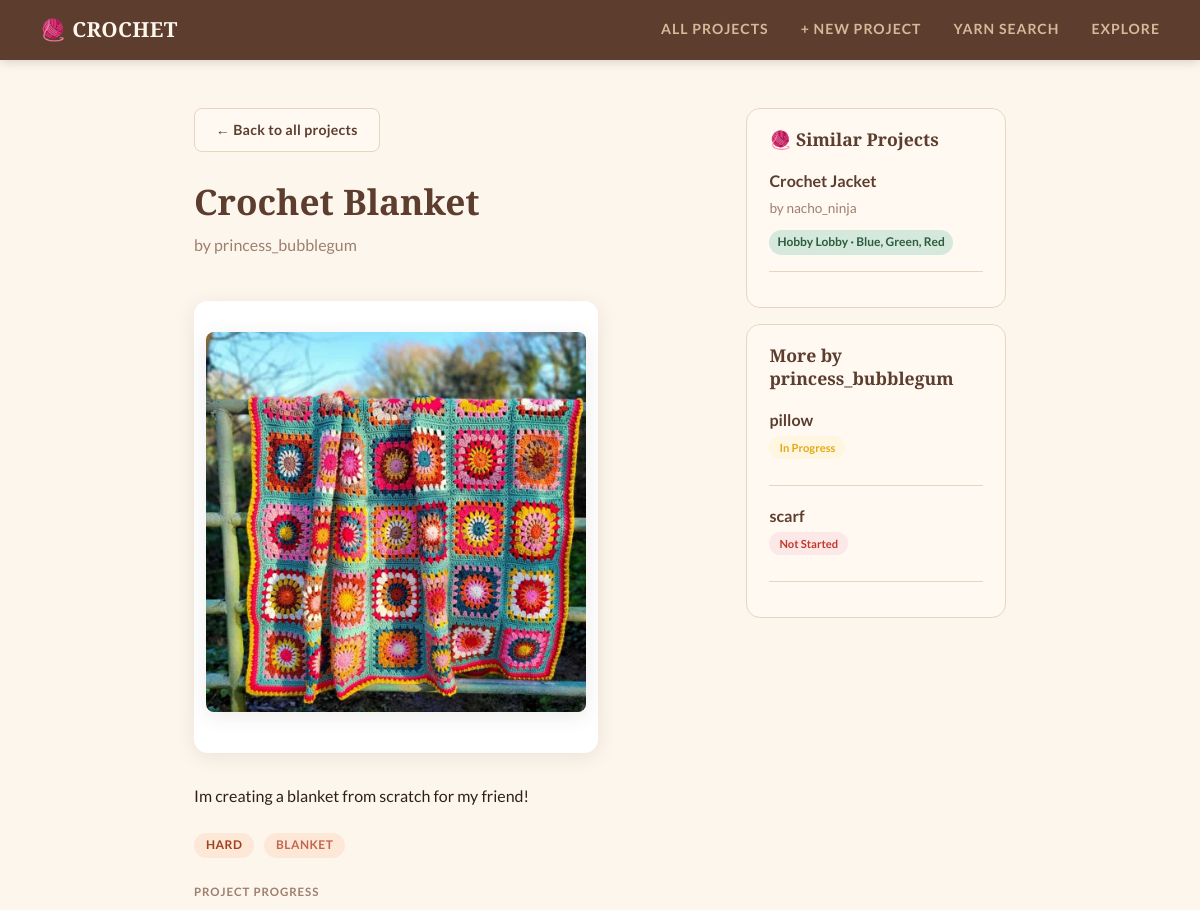
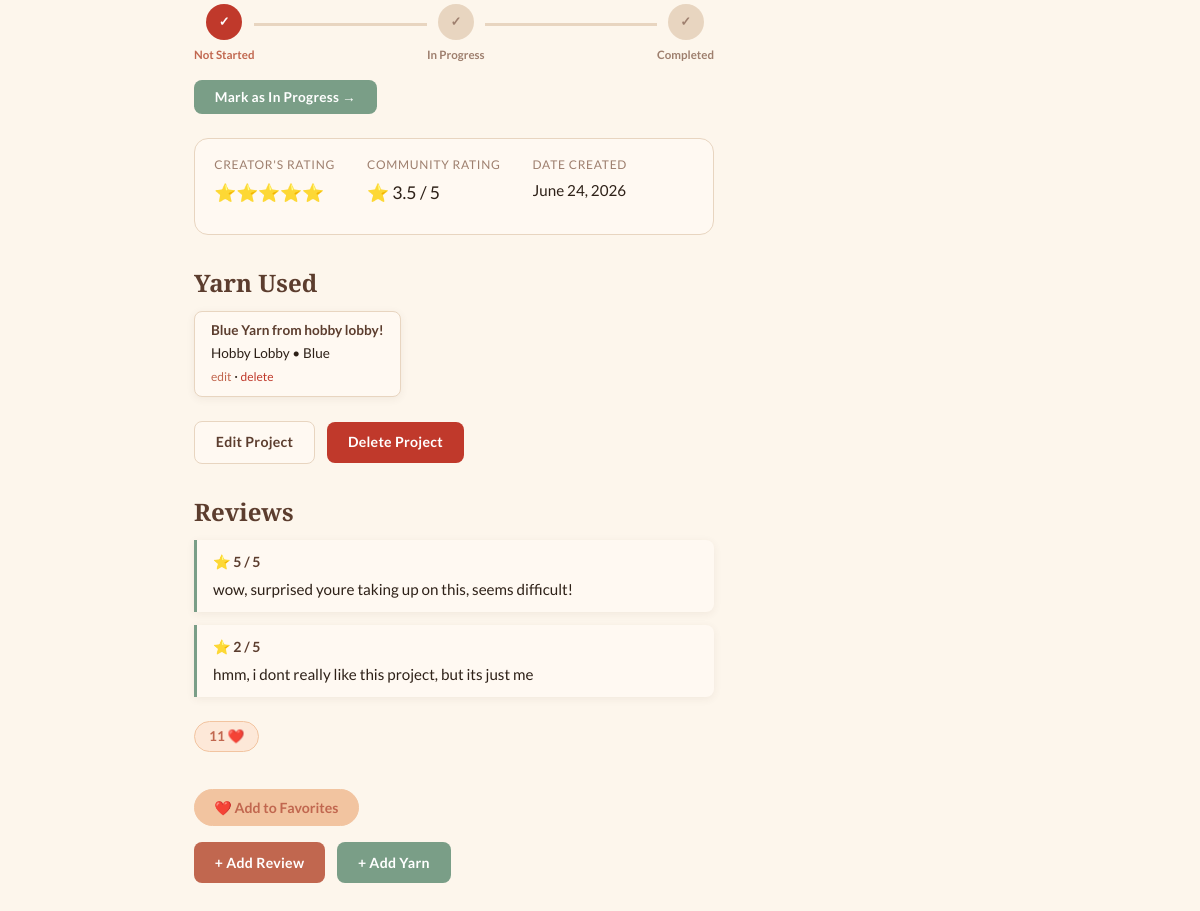
The app's page /crochet/project/1/ with its own data (2 pictures, top to bottom).
### crochet/models.py (models this page shows, shortened)
class Project(models.Model):
    title = models.TextField(blank=False)
    creator = models.TextField(blank=False)
    description = models.TextField(blank=False)
    DIFFICULTY_CHOICES = [
        ('easy', 'Easy'),
        ('medium', 'Medium'),
        ('hard', 'Hard'),
    ]
    difficulty_level = models.CharField(max_length=10,choices=DIFFICULTY_CHOICES,default='easy')
    image_file = models.ImageField(blank=True) # so the user can upload an image of their progress
    STATUS_CHOICES = [
    ('not_started', 'Not Started'),
    ('in_progress', 'In Progress'),
    ('completed', 'Completed'),
]
    project_status = models.CharField(max_length=20,choices=STATUS_CHOICES,default='not_started')
    category = models.TextField(blank=True, default='')
    date_created = models.DateTimeField(auto_now=True)
    RATING_CHOICES = [
    (1, '1 Star'),
    (2, '2 Stars'),
    (3, '3 Stars'),
    (4, '4 Stars'),
    (5, '5 Stars'),
    ]
    rating = models.IntegerField(choices=RATING_CHOICES,default=5)
    def star_display(self):
        filled = "⭐" * self.rating
        empty = "☆" * (5 - self.rating)
        return filled + empty
    def get_next_status(self):
        order = ['not_started', 'in_progress', 'completed']
        current_index = order.index(self.project_status)
        if current_index < len(order) - 1:
            return order[current_index + 1]
        return None

class Yarn(models.Model):
    project = models.ForeignKey(Project, on_delete=models.CASCADE)
    name = models.TextField(blank=False)
    brand = models.TextField(blank=False)
    color = models.TextField(blank=False)

class Review(models.Model):
    project = models.ForeignKey(Project, on_delete=models.CASCADE)
    rating = models.IntegerField(choices=Project.RATING_CHOICES, default=5)
    review = models.TextField(blank=False)
    timestamp = models.DateTimeField(auto_now=True)
    '''Return a string representation of this Project object.'''

### crochet/views.py (the view)
# urls.py: path('project/<int:pk>/', views.ProjectDetailView.as_view(), name='project-detail'),
class ProjectDetailView(DetailView):
    model = Project
    template_name = 'crochet/project_detail.html'
    context_object_name = 'project'
    def get_context_data(self, **kwargs):
        context = super().get_context_data(**kwargs)
        context['reviews'] = Review.objects.filter(project=self.object)
        context['favorites'] = Favorite.objects.filter(project=self.object).count()
        context['avg_rating'] = Review.objects.filter(project=self.object).aggregate(Avg('rating'))['rating__avg']
        yarns = Yarn.objects.filter(project=self.object)
        context['yarns'] = yarns
        yarn_brands = list(yarns.values_list('brand', flat=True))
        yarn_names = list(yarns.values_list('name', flat=True))
        similar_raw = Project.objects.filter(
            Q(yarn__brand__in=yarn_brands) | Q(yarn__name__in=yarn_names)
        ).exclude(pk=self.object.pk).distinct()[:3]
        similar_projects = []
        for p in similar_raw:
            matching = Yarn.objects.filter(project=p).filter(
                Q(brand__in=yarn_brands) | Q(name__in=yarn_names)
            )
            similar_projects.append({
                'project': p,
                'matching_yarn': matching,
            })
        context['similar_projects'] = similar_projects
        context['other_by_creator'] = Project.objects.filter(
            creator=self.object.creator
        ).exclude(pk=self.object.pk)[:3]
        return context

### crochet/templates/crochet/project_detail.html (shortened to what this page needs)
{% extends 'crochet/base.html' %}
{% load static %}
{% block content %}
<div style="display: flex; gap: 2rem; align-items: flex-start;">
    <div style="flex: 1;">
        <a href="{% url 'project-list' %}" class="btn btn-secondary">← Back to all projects</a>
        <br><br>
        <h1>{{ project.title }}</h1>
        <p style="color: var(--muted); font-size: 1rem; margin-bottom: 1.5rem;">by {{ project.creator }}</p>
        {% if project.image_file %}
        <div class="image-frame">
            <img src="{{ project.image_file.url }}" alt="{{ project.title }}" class="project-image">
        </div>
        {% endif %}
        <p style="font-size: 1rem; margin-bottom: 1.5rem;">{{ project.description }}</p>
        <div style="display: flex; flex-wrap: wrap; gap: 0.6rem; margin-bottom: 1.5rem;">
            <span class="badge badge-difficulty">{{ project.get_difficulty_level_display }}</span>
            {% if project.category %}
                <span class="badge" style="background: #fde8d8; color: var(--terracotta);">{{ project.category }}</span>
            {% endif %}
        </div>
        <div style="margin: 1.5rem 0;">
            <p style="font-size: 0.72rem; font-weight: 700; text-transform: uppercase; letter-spacing: 0.08em; color: var(--muted); margin-bottom: 0.8rem;">Project Progress</p>
            <div style="display: flex; align-items: center; gap: 0;">
                <div style="display: flex; flex-direction: column; align-items: center; gap: 0.3rem;">
                    <div style="
                        width: 36px; height: 36px;
                        border-radius: 50%;
                        display: flex; align-items: center; justify-content: center;
                        font-size: 0.8rem; font-weight: 700;
                        {% if project.project_status == 'not_started' %}
                            background: #c0392b; color: #fff;
                        {% elif project.project_status == 'in_progress' or project.project_status == 'completed' %}
                            background: var(--sage); color: #fff;
                        {% else %}
                            background: var(--border); color: var(--muted);
                        {% endif %}
                    ">✓</div>
                    <p style="font-size: 0.72rem; color:
                        {% if project.project_status == 'not_started' %}var(--terracotta)
                        {% else %}var(--sage){% endif %};
                        font-weight: 600; margin: 0; white-space: nowrap;">Not Started</p>
                </div>
                <div style="
                    flex: 1; height: 3px; margin-bottom: 1.2rem;
                    background: {% if project.project_status == 'in_progress' or project.project_status == 'completed' %}var(--sage){% else %}var(--border){% endif %};
                "></div>
                <div style="display: flex; flex-direction: column; align-items: center; gap: 0.3rem;">
                    <div style="
                        width: 36px; height: 36px;
                        border-radius: 50%;
                        display: flex; align-items: center; justify-content: center;
                        font-size: 0.8rem; font-weight: 700;
                        {% if project.project_status == 'in_progress' %}
                            background: #e6a817; color: #fff;
                        {% elif project.project_status == 'completed' %}
                            background: var(--sage); color: #fff;
                        {% else %}
                            background: var(--border); color: var(--muted);
                        {% endif %}
                    ">✓</div>
                    <p style="font-size: 0.72rem; color:
                        {% if project.project_status == 'in_progress' %}var(--brown)
                        {% elif project.project_status == 'completed' %}var(--sage)
                        {% else %}var(--muted){% endif %};
                        font-weight: 600; margin: 0; white-space: nowrap;">In Progress</p>
                </div>
                <div style="
                    flex: 1; height: 3px; margin-bottom: 1.2rem;
                    background: {% if project.project_status == 'completed' %}var(--sage){% else %}var(--border){% endif %};
                "></div>
                <div style="display: flex; flex-direction: column; align-items: center; gap: 0.3rem;">
                    <div style="
                        width: 36px; height: 36px;
                        border-radius: 50%;
                        display: flex; align-items: center; justify-content: center;
                        font-size: 0.8rem; font-weight: 700;
                        {% if project.project_status == 'completed' %}
                            background: var(--sage); color: #fff;
                        {% else %}
                            background: var(--border); color: var(--muted);
                        {% endif %}
                    ">✓</div>
                    <p style="font-size: 0.72rem; color:
                        {% if project.project_status == 'completed' %}var(--sage)
                        {% else %}var(--muted){% endif %};
                        font-weight: 600; margin: 0; white-space: nowrap;">Completed</p>
                </div>
            </div>
            {% if project.get_next_status %}
            <form method="POST" action="{% url 'advance-status' project.pk %}" style="margin-top: 1rem;">
                <button type="submit" class="btn btn-sage" style="font-size: 0.85rem;">
                    {% if project.project_status == 'not_started' %}
                        Mark as In Progress →
                    {% elif project.project_status == 'in_progress' %}
                        Mark as Completed →
                    {% endif %}
                </button>
            </form>
            {% else %}
                <p style="font-size: 0.82rem; color: var(--sage); margin-top: 0.8rem; font-weight: 600;">🎉 Project complete!</p>
            {% endif %}
        </div>
        <div style="
            background: var(--warm-white);
            border: 1px solid var(--border);
            border-radius: var(--radius);
            padding: 1rem 1.2rem;
            margin-bottom: 1.5rem;
            display: flex;
            gap: 2rem;
            flex-wrap: wrap;
        ">
            <div>
                <p style="font-size: 0.75rem; text-transform: uppercase; letter-spacing: 0.06em; color: var(--muted); margin-bottom: 0.2rem;">Creator's Rating</p>
                <p style="font-size: 1.1rem;">{{ project.star_display }}</p>
            </div>
            <div>
                <p style="font-size: 0.75rem; text-transform: uppercase; letter-spacing: 0.06em; color: var(--muted); margin-bottom: 0.2rem;">Community Rating</p>
                <p style="font-size: 1.1rem;">
                    {% if avg_rating %}
                        ⭐ {{ avg_rating|floatformat:1 }} / 5
                    {% else %}
                        <span style="color: var(--muted); font-style: italic; font-size: 0.9rem;">No reviews yet</span>
                    {% endif %}
                </p>
            </div>
            <div>
                <p style="font-size: 0.75rem; text-transform: uppercase; letter-spacing: 0.06em; color: var(--muted); margin-bottom: 0.2rem;">Date Created</p>
                <p style="font-size: 0.95rem;">{{ project.date_created|date:"N j, Y" }}</p>
            </div>
        </div>
        <h2>Yarn Used</h2>
        <div class="yarn-list">
            {% for yarn in project.yarn_set.all %}
                <div class="yarn-chip">
                    <strong>{{ yarn.name }}</strong><br>
                    {{ yarn.brand }} • {{ yarn.color }}<br>
                    <a href="{% url 'update-yarn' yarn.pk %}" style="font-size: 0.75rem; color: var(--terracotta);">edit</a>
                    ·
                    <a href="{% url 'delete-yarn' yarn.pk %}" style="font-size: 0.75rem; color: #c0392b;">delete</a>
                </div>
            {% empty %}
                <p class="empty">No yarn added yet.</p>
            {% endfor %}
        </div>
        <div class="action-row">
            <a href="{% url 'update-project' project.pk %}" class="btn btn-secondary">Edit Project</a>
            <a href="{% url 'delete-project' project.pk %}" class="btn btn-danger">Delete Project</a>
        </div>
        <h2>Reviews</h2>
        <div class="comment-list">
            {% for review in reviews %}
                <div class="comment">
                    <div class="commenter">⭐ {{ review.rating }} / 5</div>
                    <div class="comment-text">{{ review.review }}</div>
                </div>
            {% empty %}
                <p class="empty">No reviews yet.</p>
            {% endfor %}
        </div>
        <div class="action-row" style="margin-top: 1.5rem;">
            <div class="favorites-count">{{ favorites }} ❤️</div>
        </div>
        <form method="POST" action="{% url 'favorite-project' project.pk %}" class="favorite-form">
            <input type="submit" value="❤️ Add to Favorites">
        </form>
        <div class="action-row" style="margin-top: 1rem;">
            <a href="{% url 'add-review' project.pk %}" class="btn btn-primary">+ Add Review</a>
            <a href="{% url 'add-yarn' project.pk %}" class="btn btn-sage">+ Add Yarn</a>
        </div>
    </div>
    <div style="display: flex; flex-direction: column; gap: 1rem; align-self: flex-start; position: sticky; top: 80px; width: 260px;">
        {% if similar_projects %}
        <div style="
            background: var(--warm-white);
            border: 1px solid var(--border);
            border-radius: var(--radius);
            padding: 1.2rem 1.4rem;
        ">
            <h3 style="margin-top: 0; margin-bottom: 1rem; font-size: 1.1rem;">🧶 Similar Projects</h3>
            {% for item in similar_projects %}
                <div style="margin-bottom: 1rem; padding-bottom: 1rem; border-bottom: 1px solid var(--border);">
                    <a href="{% url 'project-detail' item.project.pk %}" style="
                        font-weight: 700;
                        color: var(--brown);
                        font-size: 1rem;
                        display: block;
                        margin-bottom: 0.2rem;
                    ">{{ item.project.title }}</a>
                    <p style="font-size: 0.85rem; color: var(--muted); margin: 0 0 0.4rem;">by {{ item.project.creator }}</p>
                    {% for yarn in item.matching_yarn %}
                        <span style="
                            display: inline-block;
                            margin-top: 0.2rem;
                            padding: 2px 8px;
                            background: var(--sage-light);
                            color: #2e5c3e;
                            border-radius: 20px;
                            font-size: 0.75rem;
                            font-weight: 600;
                        ">{{ yarn.brand }} · {{ yarn.color }}</span>
                    {% endfor %}
                </div>
            {% endfor %}
        </div>
        {% endif %}
        {% if other_by_creator %}
        <div style="
            background: var(--warm-white);
            border: 1px solid var(--border);
            border-radius: var(--radius);
            padding: 1.2rem 1.4rem;
        ">
            <h3 style="margin-top: 0; margin-bottom: 1rem; font-size: 1.1rem;"> More by {{ project.creator }}</h3>
            {% for p in other_by_creator %}
                <div style="margin-bottom: 1rem; padding-bottom: 1rem; border-bottom: 1px solid var(--border);">
                    <a href="{% url 'project-detail' p.pk %}" style="
                        font-weight: 700;
                        color: var(--brown);
                        font-size: 1rem;
                        display: block;
                        margin-bottom: 0.2rem;
                    ">{{ p.title }}</a>
                    <p style="font-size: 0.85rem; color: var(--muted); margin: 0 0 0.4rem;">
                        <span style="
                            display: inline-block;
                            padding: 2px 10px;
                            border-radius: 20px;
                            font-size: 0.7rem;
                            font-weight: 700;
                            {% if p.project_status == 'not_started' %}
                                background: #fde8e8; color: #c0392b;
                            {% elif p.project_status == 'in_progress' %}
                                background: #fef6e0; color: #e6a817;
                            {% elif p.project_status == 'completed' %}
                                background: var(--sage-light); color: #2e5c3e;
                            {% endif %}
                        ">{{ p.get_project_status_display }}</span>
                    </p>
                </div>
            {% endfor %}
        </div>
        {% endif %}
    </div>
</div>
{% endblock %}

### records on screen
Project: title "Crochet Blanket", creator "princess_bubblegum", image_file (placeholder picture), description "Im creating a blanket from scratch for my friend!", difficulty_level "HARD", category "BLANKET", star_display "⭐⭐⭐⭐⭐", date_created "June 24, 2026"
Yarn: name "Blue Yarn from hobby lobby!", brand "Hobby Lobby", color "Blue"
Review: rating "5", review "wow, surprised youre taking up on this, seems difficult!"
Review: rating "2", review "hmm, i dont really like this project, but its just me"
Project: project "Crochet Jacket", project.creator "nacho_ninja"
Yarn: brand "Hobby Lobby", color "Blue, Green, Red"
Project: title "pillow", project_status "In Progress"
Project: title "scarf", project_status "Not Started"

### other values on screen
{{ avg_rating|floatformat:1 }} "3.5"
{{ favorites }} "11"
